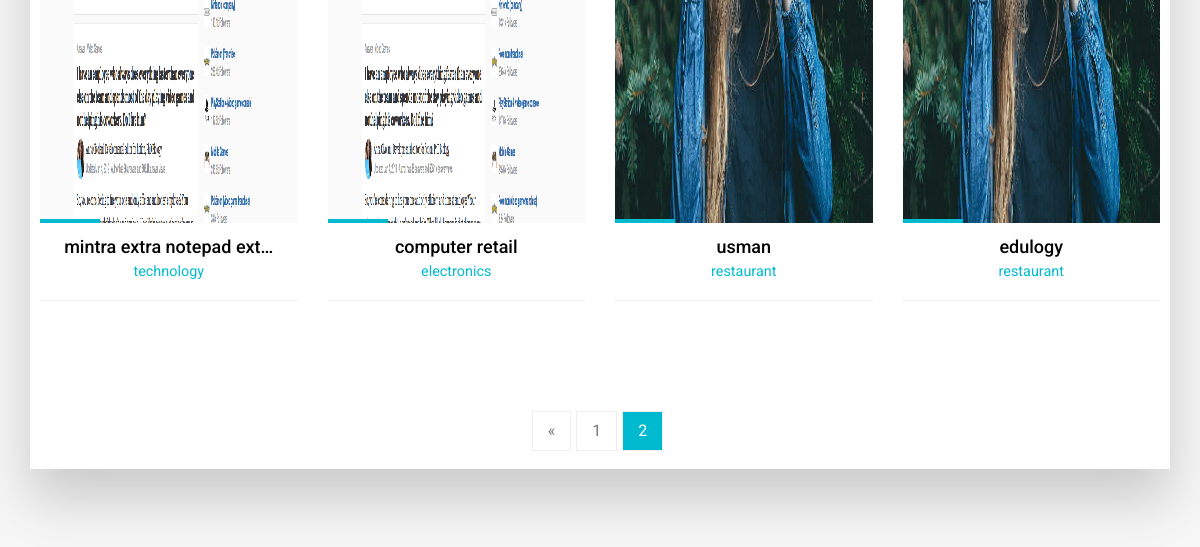
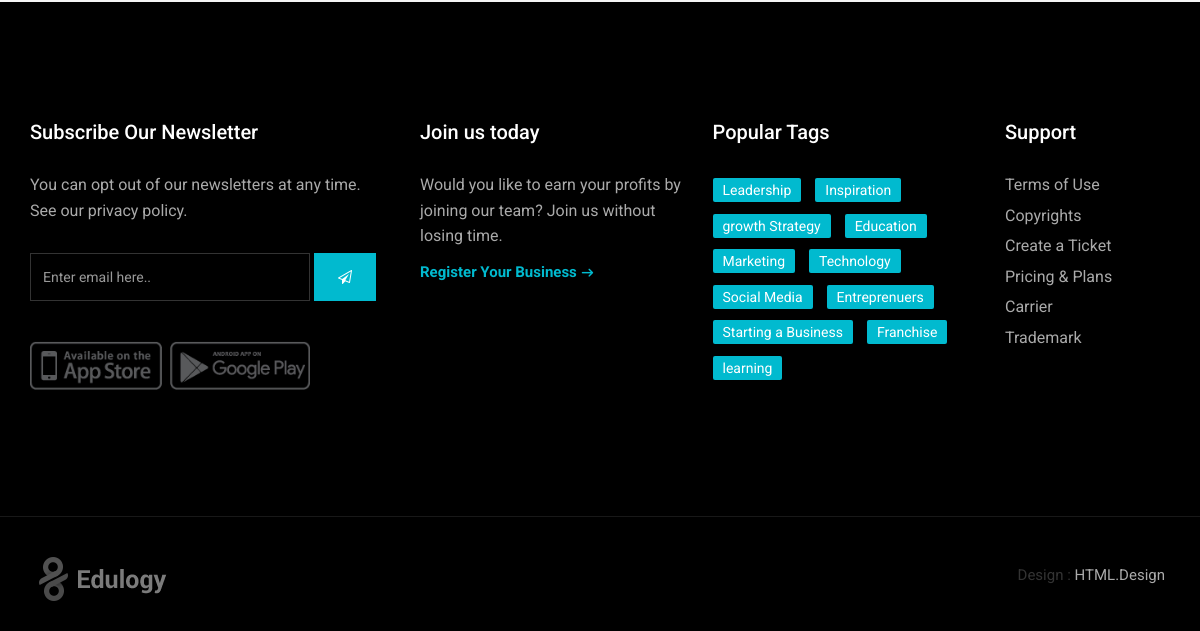
The app's page /business-listings/?page=2 (lower part), older data (2 pictures, top to bottom).
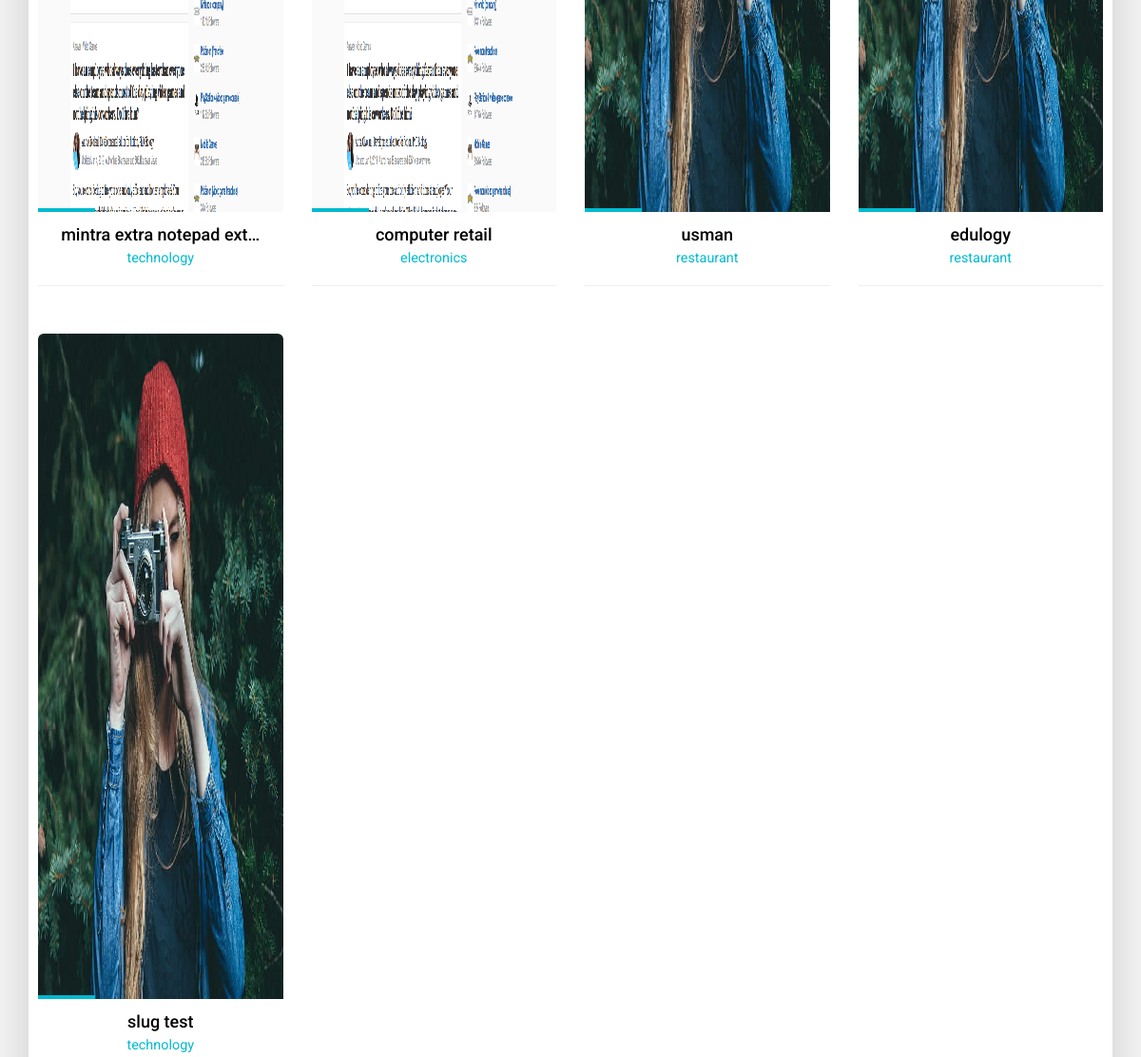
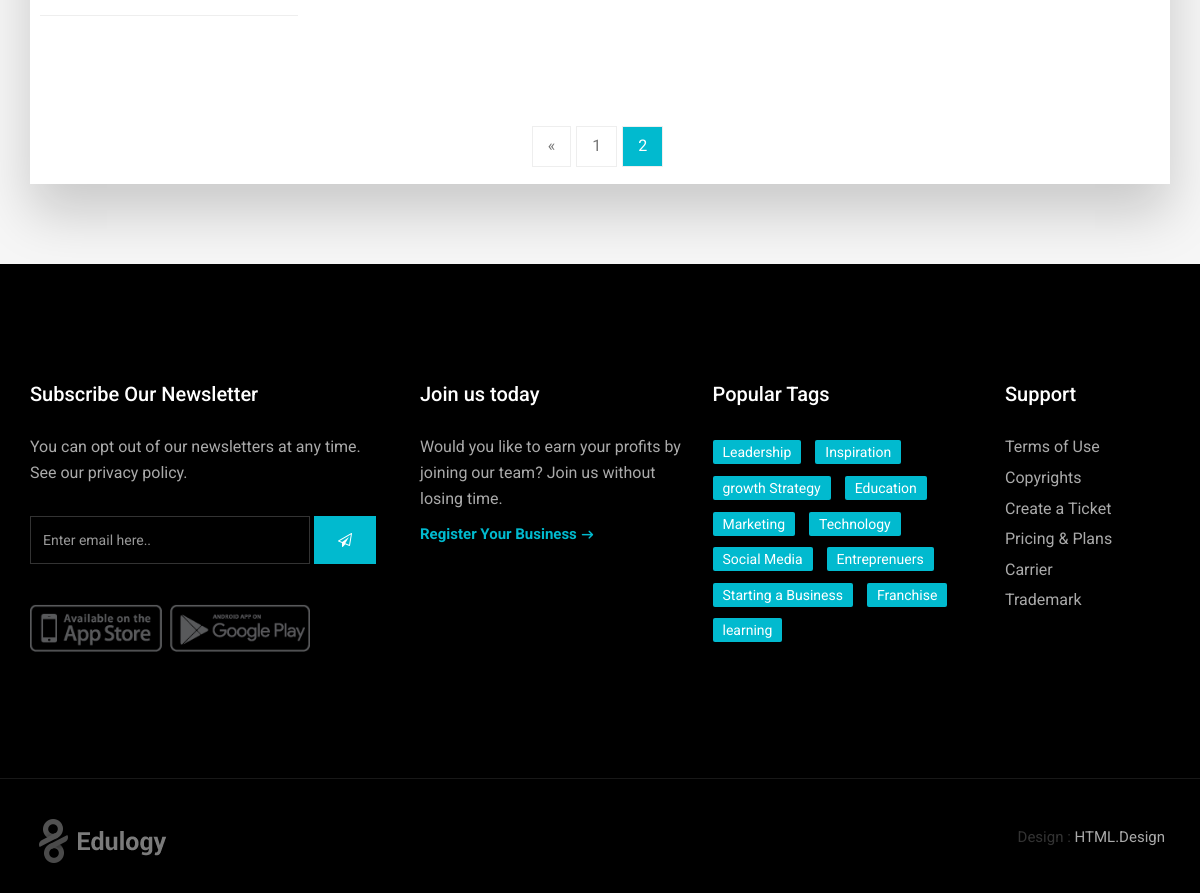
The same page, newer data (2 pictures, top to bottom).
### listing/models.py (models this page shows, shortened)
class Listing(models.Model):
    user = models.ForeignKey(settings.AUTH_USER_MODEL, on_delete=models.CASCADE, null=True)
    logo = models.ImageField(upload_to='listing-logo/', blank=False)
    company_name = models.CharField(max_length=250, blank=False, unique=True)
    slug = models.SlugField(max_length=200,unique=True)
    segment = models.ForeignKey(Listing_category, on_delete=models.CASCADE, default=1, )
    phone_number = models.IntegerField()
    email = models.EmailField(max_length=100)
    street = models.CharField(max_length=100, blank=False)
    city = models.CharField(max_length=100,blank=False)
    country = models.CharField(max_length=200, choices=(
                            ('Algeria', 'Algeria'),
                            ('Angola', 'Angola'),
                            ('Benin', 'Benin'),
                            ('Botswana', 'Botswana'),
                            ('Burkina Faso', 'Burkina Faso'),
                            ('Burundi', 'Burundi'),
                            ('Cameroon', 'Cameroon'),
                            ('Cape Verde', 'Cape Verde'),
                            ('Central African Republic', 'Central African Republic'),
                            ('Comoros', 'Comoros'),
                            ('Democratic Republic of Congo', 'Democratic Republic of Congo'),
                            ('Djibouti', 'Djibouti'),
                            ('Egypt', 'Egypt'),
                            ('Equatorial Guinea', 'Equatorial Guinea'),
                            ('Eritrea', 'Eritrea'),
                            ('Ethiopia', 'Ethiopia'),
                            ('Gabon', 'Gabon'),
                            ('Gambia', 'Gambia'),
                            ('Ghana', 'Ghana'),
                            ('Guinea', 'Guinea'),
                            ('Guinea-Bissau', 'Guinea-Bissau'),
                            ('Ivory Coast', 'Ivory Coast'),
                            ('Kenya', 'Kenya'),
                            ('Lesotho', 'Lesotho'),
                               ('Liberia', 'Liberia'),
                               ('Libya', 'Libya'),
                               ('Madagascar', 'Madagascar'),
                               ('Malawi', 'Malawi'),
                               ('Mali', 'Mali'),
                               ('Mauritania', 'Mauritania'),
                               ('Mauritius', 'Mauritius'),
                               ('Morocco', 'Morocco'),
                               ('Mozambique', 'Mozambique'),
                               ('Namibia', 'Namibia'),
                               ('Niger', 'Niger'),
                               ('Nigeria', 'Nigeria'),
                               ('Republic of the Congo', 'Republic of the Congo'),
                               ('Reunion', 'Reunion'),
                               ('Rwanda', 'Rwanda'),
                               ('Saint Helena', 'Saint Helena'),
                               ('Sao Tome and Principe', 'Sao Tome and Principe'),
                               ('Senegal', 'Senegal'),
                               ('Seychelles', 'Seychelles'),
                               ('Sierra Leone', 'Sierra Leone'),
    ))
    description = models.TextField(max_length=1000, blank=False)

class Listing_category(models.Model):
    name = models.CharField(max_length=250, blank=True)
    slug = models.SlugField(max_length=250)
    class Meta:
        ordering =['name']
        verbose_name = 'listing_category'
    def __str__(self):
        return self.name

### listing/views.py (the view)
# urls.py: path('business-listings/',views.Listing_list, name='listing_list'),
def Listing_list(request):
    instance_list = Listing.objects.all()
    categories = Category.objects.all()
    paginator = Paginator(instance_list, 8)
    page = request.GET.get('page')
    instance = paginator.get_page(page)
    listing_categories = Listing_category.objects.all()
    content ={
        'instance':instance,
        'listing_categories':listing_categories,
        'categories':categories,
        'country_choice': country_choice,
    }
    return render(request,'listing/business_listing.html',content)

### templates/listing/business_listing.html (shortened to what this page needs)
{% extends 'base.html' %}
{% load thumbnail %}
{% block content %}
        <section class="section gb nopadtop">
            <div class="container">
                <div class="boxed boxedp4">
                    <div class="row blog-grid shop-grid">
                         {% for Listing in instance %}
                        <div class="col-md-3">
                            <div class="course-box shop-wrapper">
                                <div class="image-wrap entry">
                                   {% thumbnail Listing.logo "250x250" crop="center" as im %}
                                <img src="{{ im.url }}" width="{{ im.width }}" height="{{ im.height }}">
                                {% endthumbnail %}
                                </div>
                                <div class=" text-center">
                                    <h4>
                                        <a href="{% url 'listing_detail' Listing.slug %}" title="">{{ Listing.company_name|truncatechars:25}}</a>
                                        <small>{{ Listing.segment }}</small>
                                    </h4>
                                </div>
                            </div><hr>
                        </div>
                         {% endfor %}
                    </div>
                    <div class="row text-center">
                        <div class="col-md-12">
                            <ul class="pagination">
                                {% if instance.has_previous %}
                                        <li class="disabled"><a href="?page=1">&laquo;</a></li>
                                        {% endif %}
                                        {% if instance.has_previous %}
                                        <li class="disabled"><a href="?page={{ instance.previous_page_number }}">{{ instance.previous_page_number }}</a></li>
                                        <li class="active"><a href="">{{instance.number}}</a></li>
                                        {% endif %}
                            </ul>
                        </div>
                    </div>
                </div>
            </div>
        </section>
      {% endblock %}

Row changes from the older to the newer data that the page shows:
added Listing: company_name "slug test", segment "technology"
